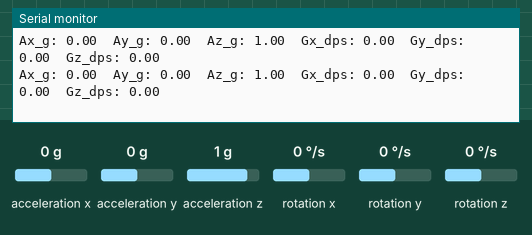
Recording of a sketch running on a simulated ESP32. Shown: the last lines printed to the serial monitor. Wiring (inferred from the names in the program): MPU-6050 motion sensor at I2C address 0x68. Inputs (shaded band) come from the test bench; at power-on: acceleration x 0 g, acceleration y 0 g, acceleration z 1 g, rotation x 0 °/s, rotation y 0 °/s, rotation z 0 °/s.

Above: at 1.2 s.
1.3 s: acceleration x set to -1.4 g
At 1.34 s:
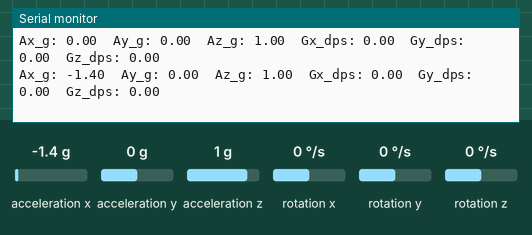
2.8 s: acceleration y set to -1.4 g
At 2.87 s:
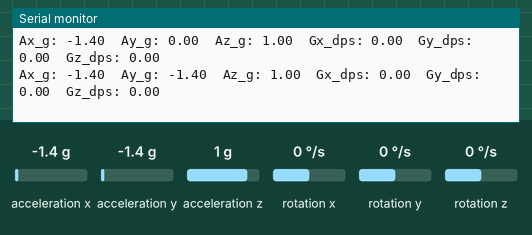
4.3 s: acceleration z set to -1.4 g
At 4.31 s:
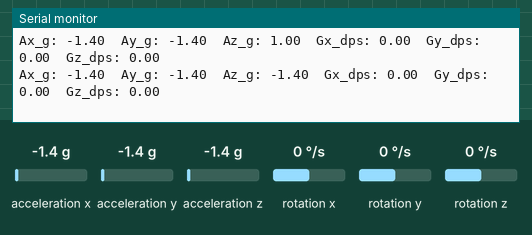
5.8 s: rotation x set to -192 °/s
At 5.85 s:
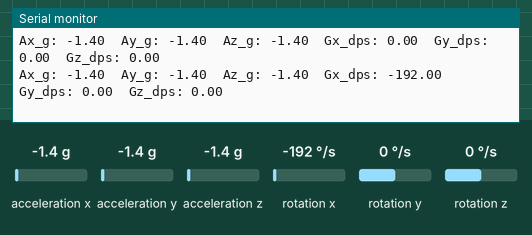
7.3 s: rotation y set to -192 °/s
At 7.39 s:
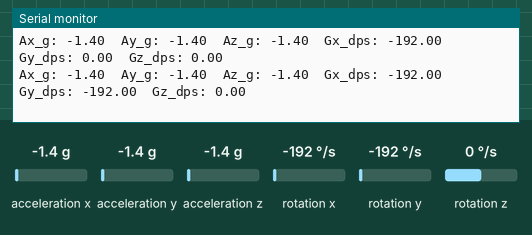

The sketch:

03_convertSensorData.ino
```cpp
#include <Wire.h>

#define MPU6050_ADDR 0x68
int16_t Ax, Ay, Az;
int16_t Gx, Gy, Gz;
float Ax_g, Ay_g, Az_g;
float Gx_dps, Gy_dps, Gz_dps;

void initializeMPU6050()
{
    Wire.beginTransmission(MPU6050_ADDR);
    Wire.write(0x6B);
    Wire.write(0x00);
    Wire.endTransmission();
}

void readMPU6050()
{
    Wire.beginTransmission(MPU6050_ADDR);
    Wire.write(0x3B);
    Wire.endTransmission(false);
    Wire.requestFrom(MPU6050_ADDR, 14);
    Ax = (Wire.read() << 8) | Wire.read();
    Ay = (Wire.read() << 8) | Wire.read();
    Az = (Wire.read() << 8) | Wire.read();
    // Skip temperature
    Wire.read();
    Wire.read();
    Gx = (Wire.read() << 8) | Wire.read();
    Gy = (Wire.read() << 8) | Wire.read();
    Gz = (Wire.read() << 8) | Wire.read();
}

void convertSensorData()
{
    Ax_g = Ax / 16384.0;
    Ay_g = Ay / 16384.0;
    Az_g = Az / 16384.0;
    Gx_dps = Gx / 131.0;
    Gy_dps = Gy / 131.0;
    Gz_dps = Gz / 131.0;
}

void setup()
{
    Serial.begin(115200);
    Wire.begin(21, 22);
    initializeMPU6050();
    Serial.println("MPU6050 initialized");
}

void loop()
{
    readMPU6050();

    convertSensorData();

    Serial.print("Ax_g: ");
    Serial.print(Ax_g);

    Serial.print("\tAy_g: ");
    Serial.print(Ay_g);

    Serial.print("\tAz_g: ");
    Serial.print(Az_g);

    Serial.print("\tGx_dps: ");
    Serial.print(Gx_dps);

    Serial.print("\tGy_dps: ");
    Serial.print(Gy_dps);

    Serial.print("\tGz_dps: ");
    Serial.println(Gz_dps);

    delay(100);
}
```

Measured:
- after the input at 1.3 s, the serial monitor: prints a new line at once (image 1)
- after the input at 2.8 s, the serial monitor: prints a new line after 0.07 s (image 2)
- after the input at 4.3 s, the serial monitor: prints a new line at once (image 3)
- after the input at 5.8 s, the serial monitor: prints a new line at once (image 4)
- after the input at 7.3 s, the serial monitor: prints a new line after 0.09 s (image 5)
